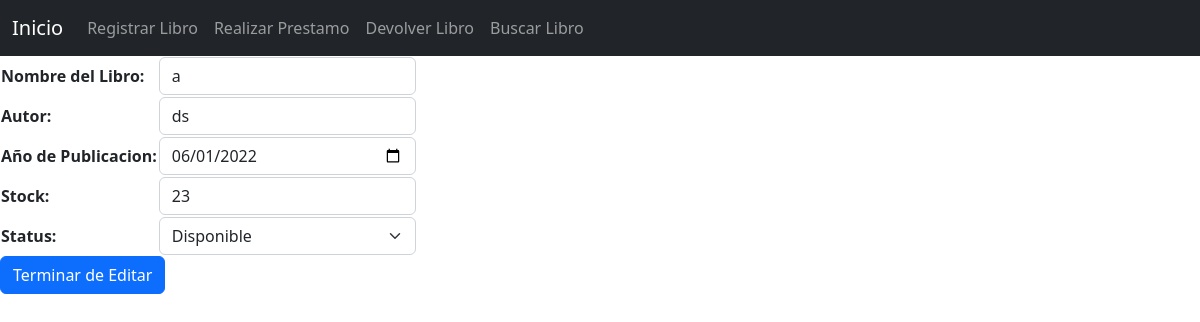
Screenshot of /editarLibro/4 with the database file from the repository.
### biblioteca/models.py (models this page shows)
class Libro(models.Model):
    idLibro = models.AutoField(primary_key=True)
    titulo = models.CharField(max_length=100)
    autor = models.CharField(max_length=100)
    anioPublicacion = models.DateTimeField()
    stock = models.IntegerField()
    status = models.BooleanField(default=True)

### biblioteca/views.py (the view)
# urls.py: path('editarLibro/<int:idlibro>', views.editar, name='editar'),
def editar(request , idlibro):
    libro = Libro.objects.get(idLibro=idlibro)
    if request.method == 'POST':
        form = Libros(request.POST)
        if form.is_valid():
            editarLibro = form.cleaned_data
            libro.titulo = editarLibro['nombre']
            libro.autor = editarLibro['autor']
            libro.anioPublicacion = editarLibro['anioPublicacion']
            libro.stock = editarLibro['stock']
            libro.save()
            return redirect('inicio')
    else:
        form = Libros(initial={'nombre': libro.titulo, 'autor': libro.autor, 'anioPublicacion': libro.anioPublicacion, 'stock': libro.stock})
    return render(request, 'editar.html' , {'form': form , 'libro': libro})

### biblioteca/forms.py
class Libros(forms.Form):
    nombre = forms.CharField(label = "Nombre del Libro" , widget=forms.TextInput(attrs={'class':'form-control'}))
    autor = forms.CharField(label = "Autor" , widget=forms.TextInput(attrs={'class':'form-control'}))
    anioPublicacion = forms.DateField(label= "Año de Publicacion" ,widget=DateInput(attrs={'class':'form-control'}))
    stock = forms.IntegerField(label = "Stock" , widget=forms.NumberInput(attrs={'class':'form-control'}))
    status = forms.ChoiceField(label = "Status" , choices = [(True,'Disponible'),(False,'No Disponible')], widget=forms.Select(attrs={'class':'form-select' , 'aria-label':'Default select example'}))

### biblioteca/templates/editar.html (shortened to what this page needs)
<!DOCTYPE html>
<html lang="en">
<head>
</head>
<body>
    <nav> {% include 'navbar.html' %} </nav>
    <form action="" method = "POST"> {% csrf_token %}
        <table>
            {{form.as_table}}
        </table>
        <button class="btn btn-primary" type="submit">Terminar de Editar</button>
    </form>
</body>
</html>

### rows the page displays
Libro: autor "ds", anioPublicacion "06/01/2022", stock "23", status "Disponible"
